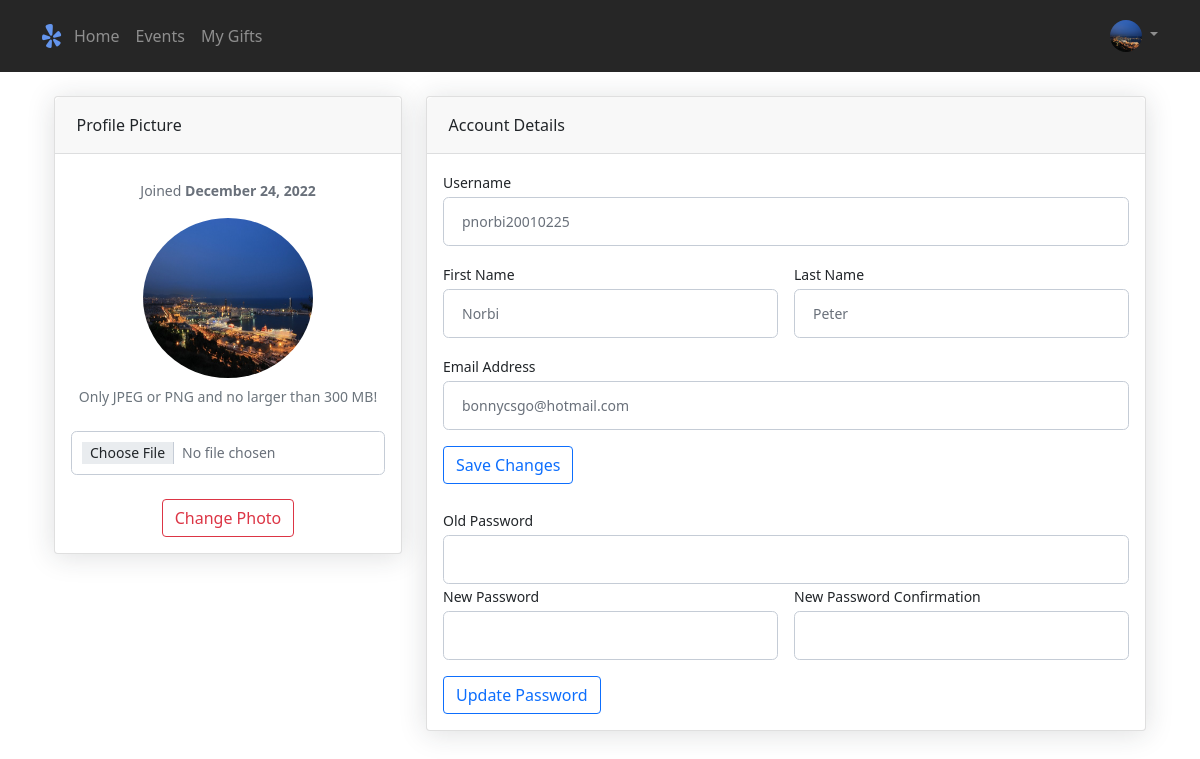
The app's page /edit-profile.php (signed in) with its own data.
### tables this page shows
CREATE TABLE `users` (
  `user_id` int(11) NOT NULL,
  `username` varchar(32) NOT NULL,
  `firstname` varchar(32) NOT NULL,
  `lastname` varchar(32) NOT NULL,
  `image` varchar(128) NOT NULL DEFAULT 'default-profile-picture.jpg',
  `email` varchar(32) NOT NULL,
  `password` varchar(255) NOT NULL,
  `token` varchar(64) NOT NULL,
  `level` enum('admin','guest','invited','user') NOT NULL DEFAULT 'user',
  `active` tinyint(4) NOT NULL,
  `registration_expires` datetime NOT NULL,
  `date_time` datetime DEFAULT current_timestamp()
);

### assets/contents/edit-profile-content.php (the view, shortened to what this page needs)
<?php
global $dsn, $pdoOptions;
$pdo = connectDatabase($dsn, $pdoOptions);
$sql = "SELECT * FROM users WHERE user_id = :id";
$query = $pdo->prepare($sql);
$query->bindParam(':id', $_SESSION["id_user"], PDO::PARAM_INT);
$query->execute();
if ($query->rowCount() == 1) {
    $result = $query->fetch();
}
?>
<div class="container-xl px-4 mt-4">
    <div class="row">
        <div class="col-xl-4">
            <div class="card mb-4">
                <div class="card-header">Profile Picture</div><br>
                <?php
                if($result["level"] == "admin"){
                ?>
                <div class="text-center text-sm-right">
                    <span class="badge rounded-pill bg-info">Administrator</span><br>
                    <small style="color: #69707a;">Joined
                        <strong><?php echo date("F j, Y", strtotime($result["date_time"])); ?></strong></small>
                </div>
                <?php
                } else { ?>
                <div class="text-center text-sm-right">
                    <small style="color: #69707a;">Joined
                        <strong><?php echo date("F j, Y", strtotime($result["date_time"])); ?></strong></small>
                </div>
                <?php
                }
                ?>
                <div class="card-body text-center">
                    <img class="img-account-profile rounded-circle mb-2"
                        src="assets/images/profile-pictures/<?= $result["image"] ?>" alt="profilePicture" width="170"
                        height="50">
                    <div class="small font-italic text-muted mb-4">Only JPEG or PNG and no larger than 300 MB!</div>
                    <form method="post" name="profilePictureForm" onsubmit="return validateProfilePictureForm()" action="assets/action/change-profile-picture-action.php"
                        enctype="multipart/form-data">
                        <input class="form-control form-control-sm" name="file" type="file"><br>
                        <input class="btn btn-outline-danger" name="changeProfilePicture" value="Change Photo"
                            type="submit">
                    </form>
                </div>
            </div>
        </div>
        <div class="col-xl-8">
            <div class="card mb-4">
                <div class="card-header">Account Details</div>
                <div class="card-body">
                    <form method="post" name="accountInfoForm" onsubmit="return validateAccountInfoForm()"
                        action="assets/action/edit-user-data-action.php">
                        <div class="mb-3">
                            <label class="small mb-1" for="inputUsername">Username</label>
                            <input class="form-control" id="inputUsername" name="inputUsername" type="text"
                                value="<?= $result["username"] ?>">
                        </div>
                        <div class="row gx-3 mb-3">
                            <div class="col-md-6">
                                <label class="small mb-1" for="inputFirstName">First Name</label>
                                <input class="form-control" id="inputFirstName" name="inputFirstName" type="text"
                                    value="<?= $result["firstname"] ?>">
                            </div>
                            <div class="col-md-6">
                                <label class="small mb-1" for="inputLastName">Last Name</label>
                                <input class="form-control" id="inputLastName" name="inputLastName" type="text"
                                    value="<?= $result["lastname"] ?>">
                            </div>
                        </div>
                        <div class="mb-3">
                            <label class="small mb-1" for="inputEmailAddress">Email Address</label>
                            <input class="form-control" id="inputEmailAddress" name="inputEmailAddress" type="email"
                                value="<?= $result["email"] ?>">
                        </div>
                        <input class="btn btn-outline-primary" name="editUserData" type="submit" value="Save Changes">
                    </form><br>
                    <form method="post" name="passwordForm" onsubmit="return validatePasswordForm()" action="assets/action/edit-user-password-action.php">
                        <div class="row gx-3 mb-3">
                            <div class="col-md-12">
                                <label class="small mb-1" for="inputOldPassword">Old Password</label>
                                <input class="form-control" id="inputOldPassword" type="password" name="oldPassword">
                            </div>
                            <div class="col-md-6">
                                <label class="small mb-1" for="inputNewPassword">New Password</label>
                                <input class="form-control" id="inputNewPassword" type="password" name="newPassword">
                            </div>
                            <div class="col-md-6">
                                <label class="small mb-1" for="inputNewPasswordVerify">New Password Confirmation</label>
                                <input class="form-control" id="inputNewPasswordVerify" type="password"
                                    name="newPasswordVerify">
                            </div>
                        </div>
                        <input class="btn btn-outline-primary" type="submit" name="editUserPassword"
                            value="Update Password">
                    </form>
                </div>
            </div>
        </div>
    </div>
</div>

### assets/php/user-navbar.php (shortened to what this page needs)
<?php
global $dsn, $pdoOptions;
$pdo = connectDatabase($dsn, $pdoOptions);
$sql = "SELECT * FROM users WHERE user_id = :id";
$query = $pdo->prepare($sql);
$query->bindParam(':id', $_SESSION["id_user"], PDO::PARAM_INT);
$query->execute();
if ($query->rowCount() == 1) {
    $result = $query->fetch();
}
?>
<header class="site-header p-3 mb-3 sticky-top">
    <div class="container">
        <div class="d-flex flex-wrap align-items-center justify-content-center justify-content-lg-start">
            <a href="index.php" class="d-flex align-items-center mb-2 mb-lg-0 text-decoration-none">
                <i class="bi bi-yelp" style="font-size: 1.5rem; color: cornflowerblue;"></i>
            </a>
            <ul class="nav col-12 col-lg-auto me-lg-auto mb-2 justify-content-center mb-md-0">
                <li><a href="index.php" class="nav-link px-2 link-secondary">Home</a></li>
                <li><a href="events.php" class="nav-link px-2 link-dark">Events</a></li>
                <li><a href="my-reserved-gifts.php" class="nav-link px-2 link-dark">My Gifts</a></li>
            </ul>
            <div class="dropdown text-end">
                <a href="#" class="d-block link-dark text-decoration-none dropdown-toggle" id="dropdownUser1" data-bs-toggle="dropdown" aria-expanded="false">
                    <img src="assets/images/profile-pictures/<?= $result["image"] ?>" alt="profilePicture" width="32" height="32" class="rounded-circle">
                </a>
            </div>
        </div>
    </div>
</header>

### assets/css/styles.css (style rules this page uses)
.site-header { background-color: rgba(0, 0, 0, .85); -webkit-backdrop-filter: saturate(180%) blur(20px); backdrop-filter: saturate(180%) blur(20px); }
.site-header a { color: #8e8e8e; transition: color .15s ease-in-out; }
.bi { cursor: pointer; }
.img-account-profile { height: 10rem; }
.rounded-circle { border-radius: 50% !important; }
.card { box-shadow: 0 0.15rem 1.75rem 0 rgb(33 40 50 / 15%); }
.card .card-header { font-weight: 500; }
.card-header:first-child { border-radius: 0.35rem 0.35rem 0 0; }
.card-header { padding: 1rem 1.35rem; margin-bottom: 0; background-color: rgba(33, 40, 50, 0.03); border-bottom: 1px solid rgba(33, 40, 50, 0.125); }
.form-control, .dataTable-input { display: block; width: 100%; padding: 0.875rem 1.125rem; font-size: 0.875rem; font-weight: 400; line-height: 1; color: #69707a; background-color: #fff; background-clip: padding-box; border: 1px solid #c5ccd6; -webkit-appearance: none; -moz-appearance: none; appearance: none; border-radius: 0.35rem; transition: border-color 0.15s ease-in-out, box-shadow 0.15s ease-in-out; }

### records on screen
users: image (picture), date_time "December 24, 2022", inputUsername "pnorbi20010225", inputFirstName "Norbi", inputLastName "Peter", inputEmailAddress "bonnycsgo@hotmail.com"
